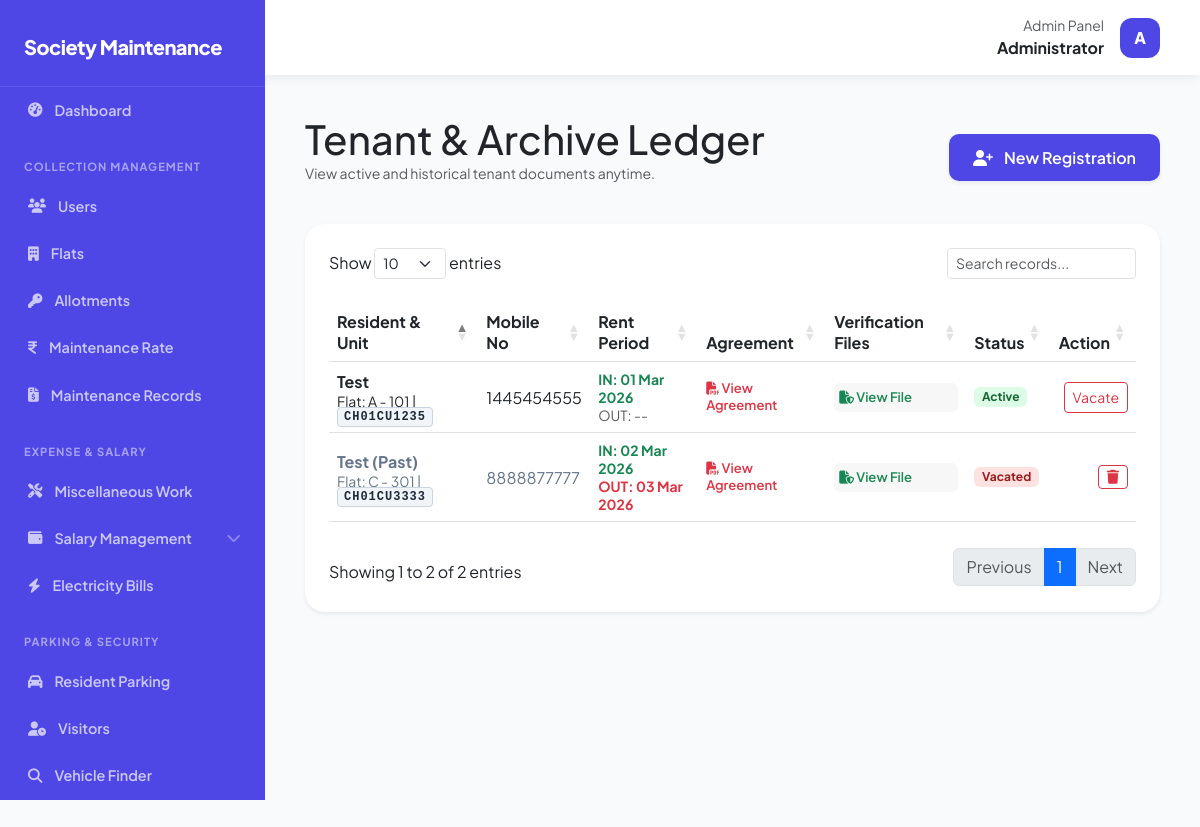
Page /public/tenants.php (signed in) on the earlier database version.
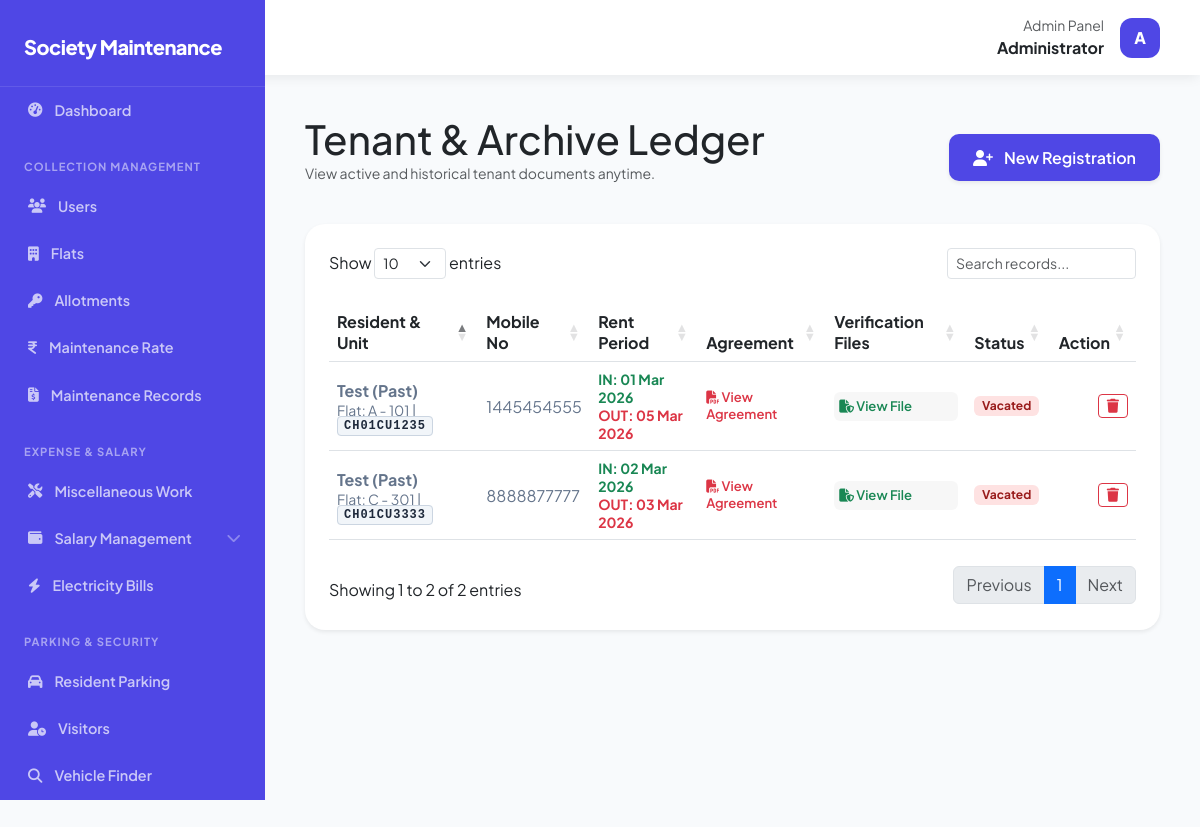
Same page on the later database version.
### tables this page shows
CREATE TABLE `tenants` (
  `id` int NOT NULL,
  `flat_id` int NOT NULL,
  `tenant_name` varchar(150) NOT NULL,
  `mobile_no` varchar(15) NOT NULL,
  `vehicle_no` varchar(50) DEFAULT NULL,
  `move_in` date NOT NULL,
  `move_out` date DEFAULT NULL,
  `agreement_file` varchar(255) DEFAULT NULL,
  `police_files` text,
  `status` enum('active','vacated') DEFAULT 'active',
  `created_at` timestamp NULL DEFAULT CURRENT_TIMESTAMP
);

CREATE TABLE `flats` (
  `id` int UNSIGNED NOT NULL,
  `flat_number` varchar(255) NOT NULL,
  `floor` int NOT NULL,
  `block_number` varchar(10) NOT NULL,
  `flat_type` varchar(30) NOT NULL,
  `created_at` timestamp NOT NULL DEFAULT CURRENT_TIMESTAMP
);

### public/tenants.php (the view, shortened to what the changed rows need)
<?php
require_once __DIR__ . '/../core/config.php';
$role   = $_SESSION['user_role'] ?? null;
if ($role === 'admin') {
    $stmt = $pdo->query("
        SELECT t.*, f.flat_number, f.block_number
        FROM tenants t
        JOIN flats f ON t.flat_id = f.id
        ORDER BY t.move_in DESC
    ");
}
$tenants = $stmt->fetchAll(PDO::FETCH_ASSOC);
include __DIR__ . '/../resources/layout/header.php';
?>
<!DOCTYPE html>
<html lang="en">
<head>
    <link rel="stylesheet" href="https://cdnjs.cloudflare.com/ajax/libs/font-awesome/6.5.0/css/all.min.css">
    <link href="https://cdn.jsdelivr.net/npm/bootstrap@5.3.0/dist/css/bootstrap.min.css" rel="stylesheet">
    <link rel="stylesheet" href="https://cdn.datatables.net/1.13.6/css/dataTables.bootstrap5.min.css">
    <link rel="stylesheet" href="../assets/css/styles.css">
</head>
<body>
    <div class="main-wrapper">
        <main id="main-content">
            <div class="d-flex flex-column flex-md-row justify-content-between align-items-md-center mb-4">
                <div>
                    <h1 class="fw-800 m-0">Tenant & Archive Ledger</h1>
                </div>
            </div>
            <div class="data-card shadow-sm border-0">
                <div class="table-responsive">
                    <table class="table table-hover datatable w-100 align-middle">
                        <thead>
                            <tr>
                                <th>Resident & Unit</th>
                                <th>Mobile No</th>
                                <th>Rent Period</th>
                                <th>Agreement</th>
                                <th>Verification Files</th>
                                <th>Status</th>
                                <?php if (isset($_SESSION['user_role']) && $_SESSION['user_role'] === 'admin'): ?>
                                    <th class="text-end">Action</th>
                                <?php endif; ?>
                            </tr>
                        </thead>
                        <tbody>
                            <?php foreach ($tenants as $t): ?>
                                <tr class="<?= $t['status'] === 'vacated' ? 'vacated-row' : '' ?>">
                                    <td>
                                        <span class="fw-bold d-block">
                                            <?= htmlspecialchars($t['tenant_name']) ?>
                                            <?= $t['status'] === 'vacated' ? '(Past)' : '' ?>
                                        </span>
                                        <small>
                                            Flat: <?= htmlspecialchars($t['block_number']) ?> -
                                            <?= htmlspecialchars($t['flat_number']) ?> |
                                            <?php if ($t['vehicle_no']): ?>
                                                <span class="vehicle-plate"><?= htmlspecialchars($t['vehicle_no']) ?></span>
                                            <?php endif; ?>
                                        </small>
                                    </td>
                                    <td>
                                        <?= htmlspecialchars($t['mobile_no']) ?>
                                    </td>
                                    <td>
                                        <div class="small fw-bold text-success">
                                            IN: <?= date("d M Y", strtotime($t['move_in'])) ?>
                                        </div>
                                        <div class="small <?= $t['move_out'] ? 'fw-bold text-danger' : 'text-muted' ?>">
                                            OUT: <?= $t['move_out'] ? date("d M Y", strtotime($t['move_out'])) : '--' ?>
                                        </div>
                                    </td>
                                    <td>
                                        <?php if ($t['agreement_file']): ?>
                                            <a href="uploads/agreements/<?= htmlspecialchars($t['agreement_file']) ?>"
                                                class="doc-link text-danger"
                                                target="_blank">
                                                <i class="fa fa-file-pdf"></i> View Agreement
                                            </a>
                                        <?php endif; ?>
                                    </td>
                                    <td>
                                        <div class="police-doc-list">
                                            <?php
                                            if ($t['police_files']) {
                                                $files = explode(",", $t['police_files']);
                                                foreach ($files as $file) {
                                                    echo '<a href="uploads/police/' . htmlspecialchars($file) . '"
                                                                class="doc-link text-success"
                                                                target="_blank">
                                                                <i class="fa fa-file-shield"></i> View File
                                                            </a>';
                                                }
                                            }
                                            ?>
                                        </div>
                                    </td>
                                    <td>
                                        <?php if ($t['status'] === 'active'): ?>
                                            <span class="badge badge-active">Active</span>
                                        <?php else: ?>
                                            <span class="badge badge-vacated">Vacated</span>
                                        <?php endif; ?>
                                    </td>
                                    <?php if (isset($_SESSION['user_role']) && $_SESSION['user_role'] === 'admin'): ?>
                                        <td class="text-end">
                                            <?php if ($t['status'] === 'active'): ?>
                                                <button
                                                    class="btn btn-sm btn-outline-danger vacateTenantBtn"
                                                    data-id="<?= $t['id'] ?>"
                                                    data-name="<?= htmlspecialchars($t['tenant_name']) ?>"
                                                    data-bs-toggle="modal"
                                                    data-bs-target="#vacateTenantModal">
                                                    Vacate
                                                </button>
                                            <?php else: ?>
                                                <button
                                                    class="btn btn-sm btn-outline-danger deleteTenantBtn"
                                                    data-id="<?= $t['id'] ?>"
                                                    data-bs-toggle="modal"
                                                    data-bs-target="#deleteTenantModal">
                                                    <i class="fa fa-trash"></i>
                                                </button>
                                            <?php endif; ?>
                                        </td>
                                    <?php endif; ?>
                                </tr>
                            <?php endforeach; ?>
                        </tbody>
                    </table>
                </div>
            </div>
        </main>
    </div>
</body>
</html>
<?php include __DIR__ . '/../resources/layout/footer.php'; ?>

Differences in the rows shown:
changed tenants "CH01CU1235": move_out (not shown) → "05 Mar 2026"; status "Active Vacate" → "(Past) Vacated"; no longer shows "--"
